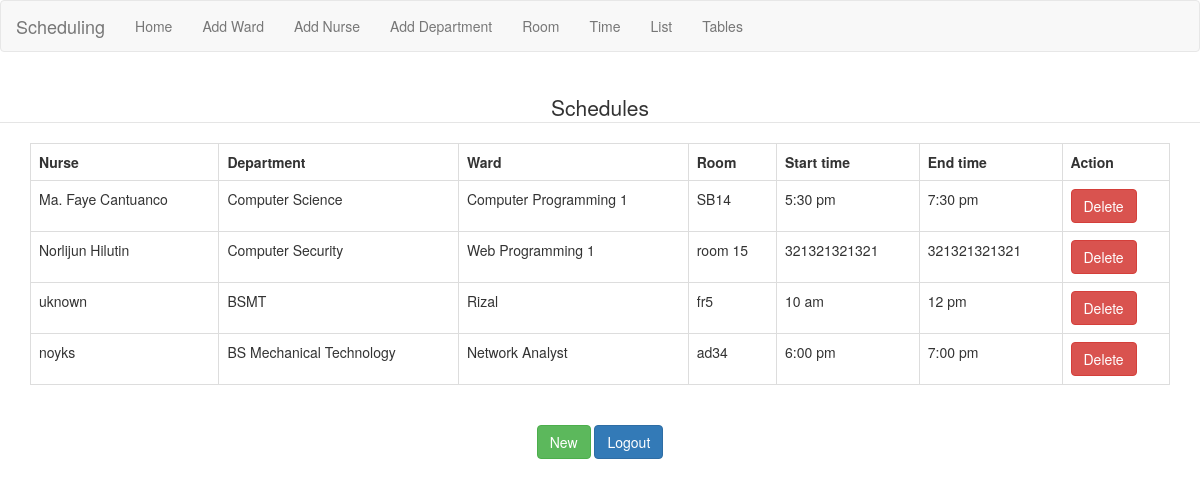
The page /tablelist.php on the database its author committed.
### tables this page shows
CREATE TABLE IF NOT EXISTS `addtable` (
  `id` int(11) NOT NULL AUTO_INCREMENT,
  `faculty` varchar(250) NOT NULL,
  `course` varchar(250) NOT NULL,
  `subject` varchar(250) NOT NULL,
  `room` varchar(250) NOT NULL,
  `start_time` varchar(250) NOT NULL,
  `end_time` varchar(250) NOT NULL,
  PRIMARY KEY (`id`)
);

### tablelist.php (the view, shortened to what this page needs)
<?php
   include_once("header.php");
   include_once("navbar.php");
?>
<html>
<head>
</head>
<body><br>
<div align="center">
			<fieldset>
            <legend>Schedules</legend>
<body>
    <?php
     echo "<tr>
            <td>";
			   $host       = "localhost";
               $username   = "root";
               $password   = "";
               $database   = "insertion";
			   $conn = mysqli_connect($host,$username,$password,$database) or die(mysqli_error());
                    $query = ("SELECT * FROM addtable");
                    $result = mysqli_query($conn,$query) or die(mysqli_error());
                    echo "<div class='container'><table width='' class='table table-bordered' border='1' >
                            <tr>
                                <th>Nurse</th>
								<th>Department</th>
                                <th>Ward</th>
								<th>Room</th>
								<th>Start time</th>
								<th>End time</th>
                                <th>Action</th>
                            </tr>";
                        while($row = mysqli_fetch_array($result))
                        {
                        echo "<tr>";
                        echo "<td>" . $row['faculty'] . "</td>";
						echo "<td>" . $row['course'] . "</td>";
                        echo "<td>" . $row['subject'] . "</td>";
						echo "<td>" . $row['room'] . "</td>";
						echo "<td>" . $row['start_time'] . "</td>";
						echo "<td>" . $row['end_time'] . "</td>";
                        echo "<td><form class='form-horizontal' method='post' action='tablelist.php'>
                        <input name='id' type='hidden' value='".$row['id']."';>
                        <input type='submit' class='btn btn-danger' name='delete' value='Delete'>
                        </form></td>";
                        echo "</tr>";
                        }
                    echo "</table>";
            echo "</td>
        </tr>";
    ?>
</fieldset>
</div>
<div align="center">
<br>
<a href="home.php"><input type='submit' class='btn btn-success' name='delete' value='New'></a>
<a href="Index.php"><input type='submit' class='btn btn-primary' name='delete' value='Logout'></a>
</div>
	</body>
	</html>
<?php
   include_once("footer.php");
?>

### header.php (shortened to what this page needs)
<!DOCTYPE html>
<html>
<head>
	<link rel="stylesheet" type="text/css" href="style.css">
	<link rel="stylesheet" type="text/css" href="styletwo.css">
	<link rel="stylesheet" href="css/bootstrap.min.css">
</head>

### navbar.php
<?php
 include_once("header.php");
?>
<html>
<head>
</head>
<body>
<nav class="navbar navbar-default">
    <div class="container-fluid">
    <div class="navbar-header">
      <a class="navbar-brand"> Scheduling</a>
    </div>
    <div>
    <ul class="nav navbar-nav">
        <li><a href="home.php"><span></span> Home</a></li>
        <li><a href="addsubject.php"><span></span> Add Ward</a></li>
        <li><a href="addfaculty.php"><span></span> Add Nurse</a></li>
        <li><a href="addcourse.php"><span></span> Add Department</a></li>
		<li><a href="addroom.php"><span></span> Room</a></li>
		<li><a href="addtime.php"><span></span> Time</a></li>
        <li><a href="list.php"><span></span> List</a></li>
        <li><a href="tablelist.php"><span></span> Tables</a></li>
    	</ul>
    </div>
  </div>
</nav>
</body>
</html>

### footer.php
</body>
</html>

### rows shown on the page
addtable: faculty "Ma. Faye Cantuanco", course "Computer Science", subject "Computer Programming 1", room "SB14", start_time "5:30 pm", end_time "7:30 pm"
addtable: faculty "Norlijun Hilutin", course "Computer Security", subject "Web Programming 1", room "room 15", start_time "321321321321", end_time "321321321321"
addtable: faculty "uknown", course "BSMT", subject "Rizal", room "fr5", start_time "10 am", end_time "12 pm"
addtable: faculty "noyks", course "BS Mechanical Technology", subject "Network Analyst", room "ad34", start_time "6:00 pm", end_time "7:00 pm"
